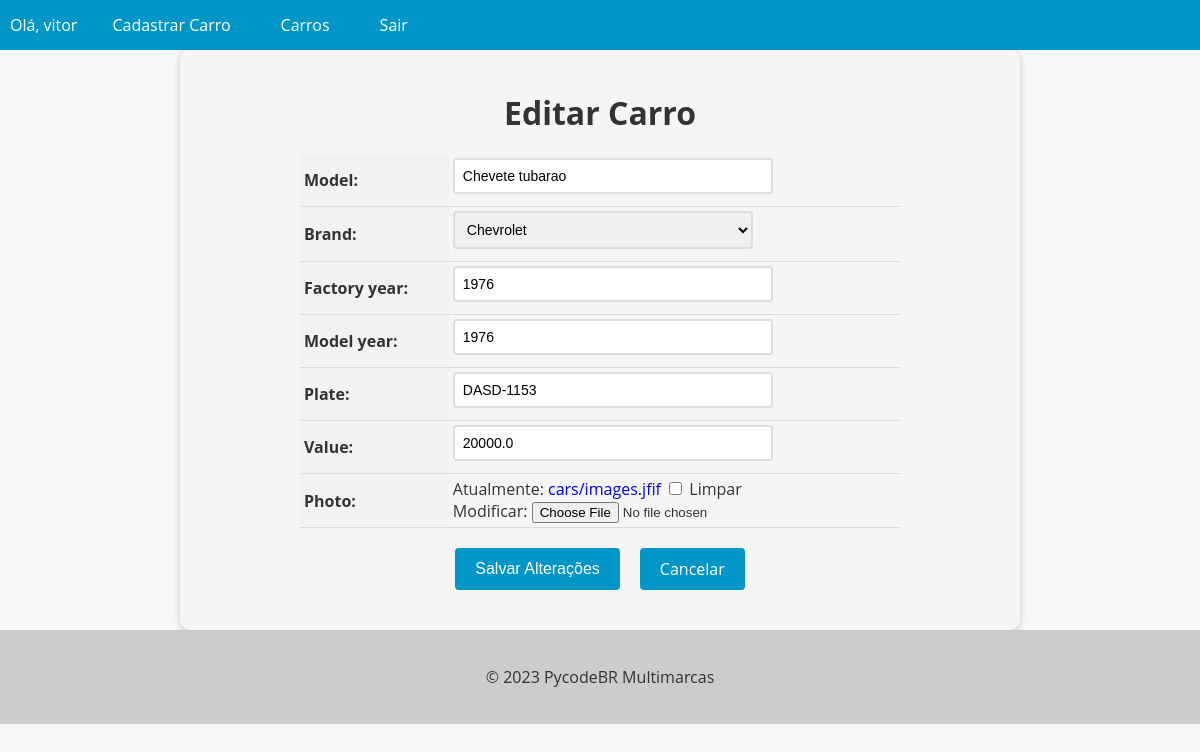
The page /car/2/update (signed in) on the database its author committed.
### cars/models.py (models this page shows, shortened)
class Car (models.Model):
    id = models.AutoField(primary_key=True)
    model = models.CharField(max_length=200)
    brand = models.ForeignKey(Brand,on_delete=models.PROTECT,related_name='car_brand')
    factory_year = models.IntegerField(blank=True, null=True)
    model_year = models.IntegerField(blank=True, null=True)
    plate = models.CharField(max_length=10, blank=True, null= True)
    value = models.FloatField(blank=True, null=True)
    photo = models.ImageField(upload_to='cars/', blank=True, null= True)

### cars/views.py (the view, shortened to what this page needs)
@method_decorator(login_required(login_url='login'), name='dispatch')
class CarUpdateView(UpdateView):
    model = Car
    form_class= CarModelform
    template_name= 'car_update.html'

### cars/forms.py (shortened to what this page needs)
class CarModelform(forms.ModelForm):
    class Meta:
        model = Car
        fields = '__all__'

### cars/models.py (called while the page is built)
    def __str__(self):
        return self.name

### cars/templates/car_update.html (shortened to what this page needs)
{% extends "base.html" %}
{% block content %}
  <form method="post" enctype="multipart/form-data">
    <h1>Editar Carro</h1>
    <table>
      {{ form.as_table }}
    </table>
    <div>
      <div class="buttons-container">
        <input type="submit" value="Salvar Alterações" class="btn btn-primary">
        <a href="{% url 'cars_list' %}" class="btn btn-secondary">Cancelar</a>
      </div>
    </div>
  </form>
{% endblock %}

### app/templates/base.html (shortened to what this page needs)
<!DOCTYPE html>
<html lang="en">
<head>
</head>
<body>
  <header>
    <nav>
      <ul>
        {% if user.is_authenticated %}
          <li>Olá, {{user.username}}</li>
          <li><a href="{% url 'new_car' %}">Cadastrar Carro</a></li>
        {% endif %}
        <li><a href="{% url 'cars_list' %}">Carros</a></li>
        {% if user.is_authenticated %}
          <li><a href="{% url 'logout' %}">Sair</a></li>
        {% endif %}
      </ul>
    </nav>
  </header>
  <main>
    {% block content %}
    {% endblock %}
  </main>
  <footer>
    <p>&copy; 2023 PycodeBR Multimarcas</p>
  </footer>
</body>
</html>

### app/templates/base.html (style rules this page uses)
body { font-family: 'Open Sans', sans-serif; background-color: #f7f7f7; color: #333; margin: 0; padding: 0; }
header { background-color: #0096c7; color: #fff; text-align: center; }
footer { background-color: #ccc; color: #333; padding: 20px; text-align: center; }
nav { background-color: #0096c7; color: #fff; height: 50px; display: flex; justify-content: space-between; align-items: center; }
nav ul { list-style: none; margin: 0; padding: 0; display: flex; }
nav ul li { margin: 0 10px; }
nav ul li a { color: #fff; text-decoration: none; font-size: 16px; padding: 15px; transition: all 0.3s ease; }

### cars/templates/car_update.html (style rules this page uses)
form { max-width: 800px; margin: 0 auto; padding: 20px; background-color: #f5f5f5; border-radius: 10px; box-shadow: 0 2px 6px rgba(0, 0, 0, 0.2); }
form h1 { font-size: 2rem; margin-bottom: 20px; text-align: center; }
table { margin: 0 auto; border-collapse: collapse; width: 100%; max-width: 600px; }
th, td { padding: 4px; text-align: left; border-bottom: 1px solid #ddd; }
th { background-color: #f2f2f2; }
input[type="text"], input[type="number"], select, textarea { padding: 8px; font-size: 14px; border: 2px solid #ddd; border-radius: 4px; width: 100%; max-width: 300px; margin-bottom: 8px; transition: border-bottom-color 0.3s ease-in-out; }
.btn { background-color: #0096c7; color: #fff; border: none; padding: 10px 20px; font-size: 16px; border-radius: 4px; cursor: pointer; transition: background-color 0.3s ease-in-out; }
.buttons-container { display: flex; justify-content: center; margin-top: 20px; margin-bottom: 20px; }
.btn { display: inline-block; background-color: #0096c7; color: #fff; border: none; padding: 10px 20px; font-size: 16px; border-radius: 4px; cursor: pointer; transition: background-color 0.3s ease-in-out; margin: 0 10px; }
a { text-decoration: none !important; }

### rows shown on the page
Car: model "Chevete tubarao", brand "Chevrolet", factory_year "1976", model_year "1976", plate "DASD-1153", value "20000.0"

### other values the page prints
{{ user.username }} "vitor"
